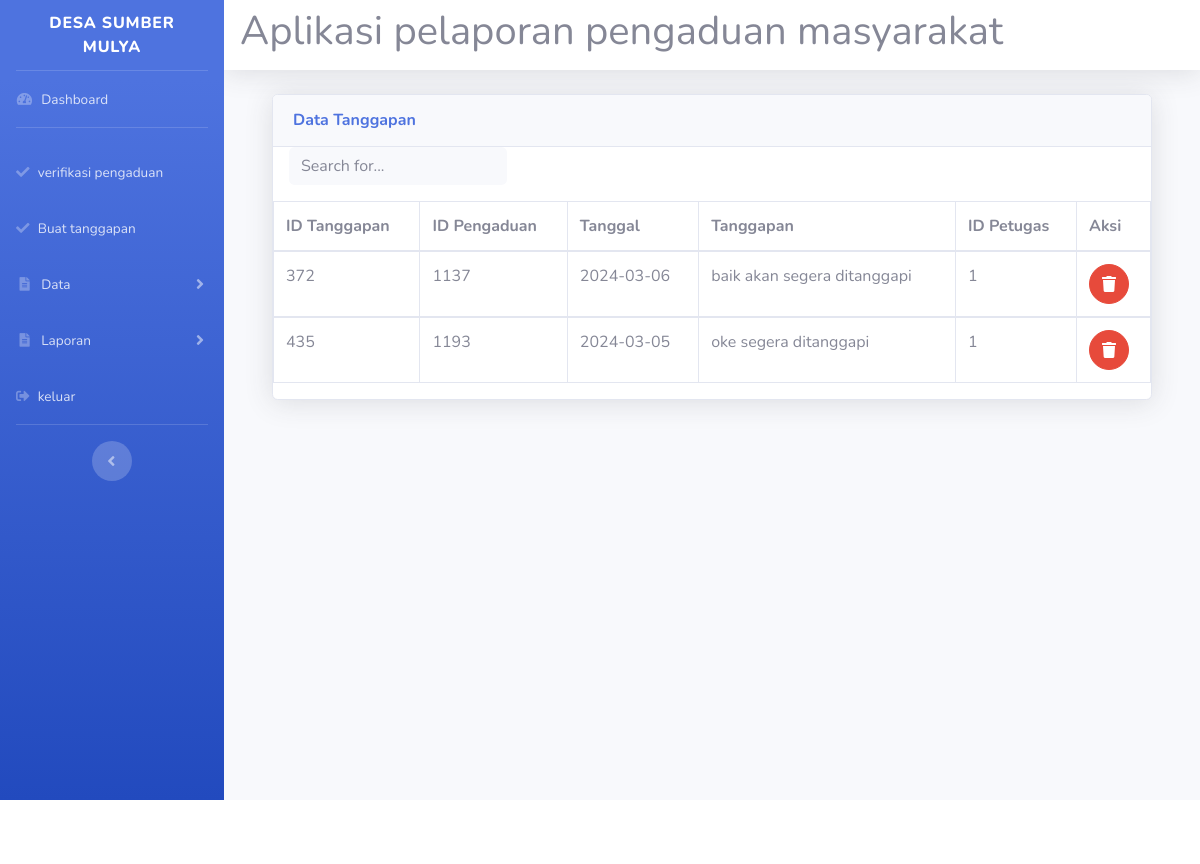
The app's page /admin/admin.php?url=lihat_tanggapan (signed in) with its own data.
### tables this page shows
CREATE TABLE `tanggapan` (
  `id_tanggapan` int(11) NOT NULL,
  `id_pengaduan` int(11) NOT NULL,
  `tgl_tanggapan` date NOT NULL,
  `tanggapan` text NOT NULL,
  `id_petugas` int(11) NOT NULL
);

### admin/lihat_tanggapan.php (the view, shortened to what this page needs)
<!DOCTYPE html>
<html lang="en">
<head>
  <link href="../vendor/fontawesome-free/css/all.min.css" rel="stylesheet" type="text/css">
  <link href="../css/sb-admin-2.min.css" rel="stylesheet">
  <link href="../vendor/datatables/dataTables.bootstrap4.min.css" rel="stylesheet">
</head>
        <div class="container-fluid">
          <div class="card shadow mb-4">
            <div class="card-header py-3">
              <h6 class="m-0 font-weight-bold text-primary">Data Tanggapan</h6>
            </div>
            <form class="d-none d-sm-inline-block form-inline mr-auto ml-md-3 my-2 my-md-0 mw-100 navbar-search">
              <input type="text" id="searchInput" class="form-control bg-light border-0 small mb-3" placeholder="Search for..." aria-label="Search" aria-describedby="basic-addon2">
             </form>
              <div class="table-responsive">
                <table class="table table-bordered" id="dataTable" width="100%" cellspacing="0">
                  <thead>
                    <tr>
                      <th>ID Tanggapan</th>
                      <th>ID Pengaduan</th>
                      <th>Tanggal</th>
                      <th>Tanggapan</th>
                      <th>ID Petugas</th>
                      <th>Aksi</th>
                    </tr>
                  </thead>
                  <?php
                    $sql=mysql_query("Select * from Tanggapan");
                    while ($data=mysql_fetch_array($sql)) {
                      ?>
                  <tbody>
                    <tr>
                      <td><?php echo $data['id_tanggapan']; ?></td>
                      <td><?php echo $data['id_pengaduan']; ?></td>
                      <td><?php echo $data['tgl_tanggapan']; ?></td>
                      <td><?php echo $data['tanggapan']; ?></td>
                      <td><?php echo $data['id_petugas']; ?></td>
                      <td>
                     <a href="hapus_tanggapan.php?id=<?php echo $data['id_tanggapan']; ?>" class="btn btn-danger btn-circle"
                      onclick="return confirm('yakin mau hapus?')">
                        <i class="fa fa-trash"></i>
                     </a>
                     </td>
                    </tr>
                  </tbody>
                <?php } ?>
                </table>
              </div>
            </div>
          </div>
        </div>
      </div>
    </div>
  </div>
</body>
</html>

### records on screen
tanggapan: id_tanggapan "372", id_pengaduan "1137", tgl_tanggapan "2024-03-06", tanggapan "baik akan segera ditanggapi", id_petugas "1"
tanggapan: id_tanggapan "435", id_pengaduan "1193", tgl_tanggapan "2024-03-05", tanggapan "oke segera ditanggapi", id_petugas "1"
